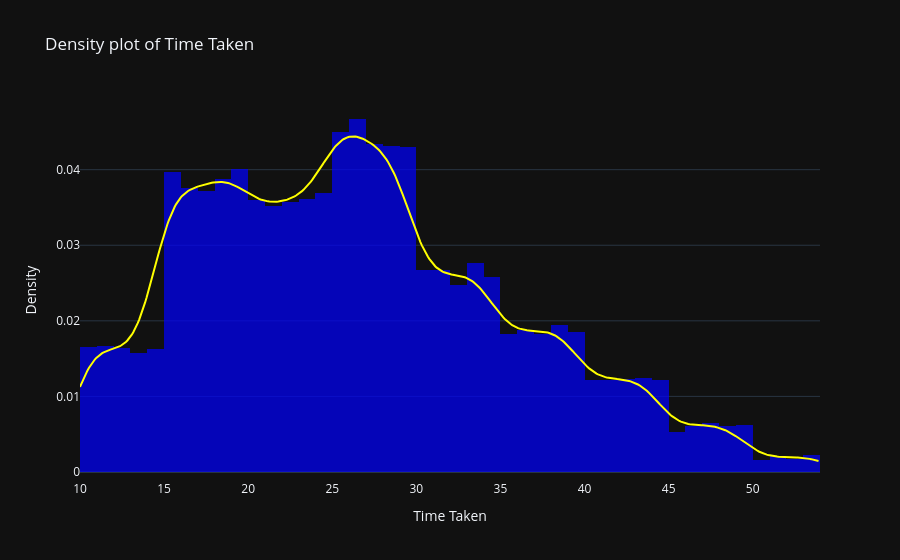

Notebook cell for this chart:
### Code cell
fig = ff.create_distplot(hist_data = [df['Time_taken(min)'].values], group_labels=['Time Taken'], show_rug=False)
fig.update_layout(xaxis_title = "Time Taken", yaxis_title="Density",
                  title = "Density plot of Time Taken", showlegend=False, template = 'plotly_dark')
fig.update_traces(marker_color='blue', selector=dict(type='histogram'))
fig.update_traces(line_color='yellow', selector=dict(type='scatter'))
fig.show()

### Figure 1 — Plotly figure (JSON) as saved in the notebook; plotly's stock layout.template omitted (floating-point values rounded to 4 significant figures; data arrays with more than 128 entries replaced by an {"elided": "..."} marker saying what was removed)
{"data": [{"autobinx": false, "histnorm": "probability density", "legendgroup": "Time Taken", "marker": {"color": "blue"}, "name": "Time Taken", "opacity": 0.7, "type": "histogram", "x": {"elided": "45502 int values"}, "xaxis": "x", "xbins": {"end": 54, "size": 1, "start": 10}, "yaxis": "y"}, {"legendgroup": "Time Taken", "line": {"color": "yellow"}, "marker": {"color": "rgb(31, 119, 180)"}, "mode": "lines", "name": "Time Taken", "showlegend": false, "type": "scatter", "x": {"elided": "500 float values"}, "xaxis": "x", "y": {"elided": "500 float values"}, "yaxis": "y"}], "layout": {"barmode": "overlay", "hovermode": "closest", "legend": {"traceorder": "reversed"}, "showlegend": false, "title": {"text": "Density plot of Time Taken"}, "xaxis": {"anchor": "y2", "domain": [0, 1], "title": {"text": "Time Taken"}, "zeroline": false}, "yaxis": {"anchor": "free", "domain": [0, 1], "position": 0, "title": {"text": "Density"}}}}
